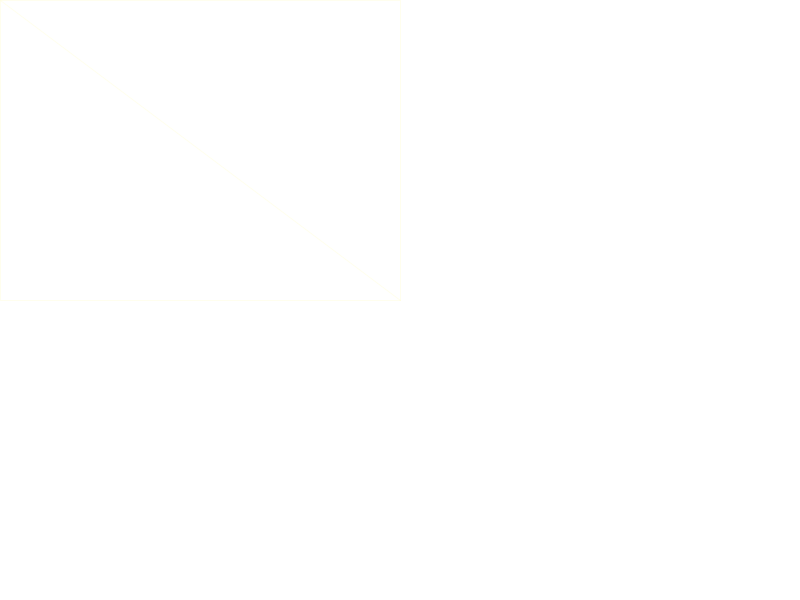
Frame 1 (no input)
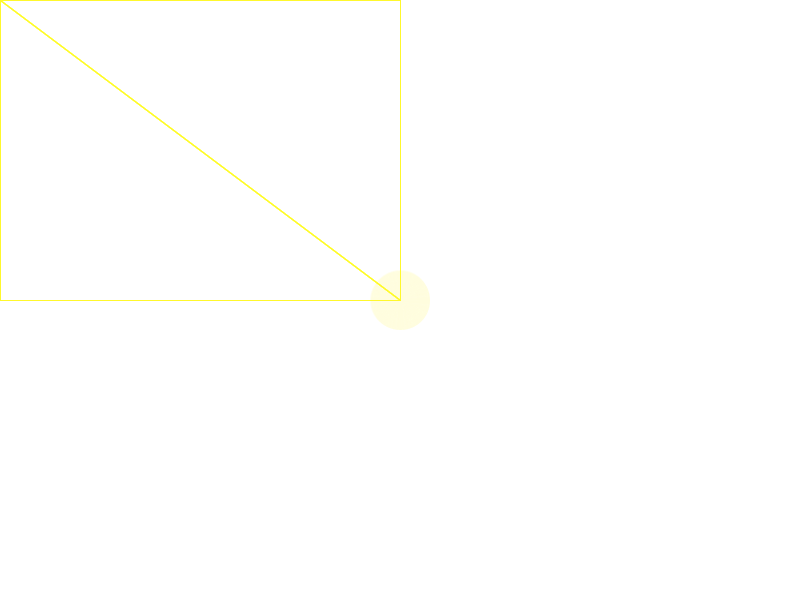
Frame 60 (the mouse pressed at the canvas centre just before this capture)
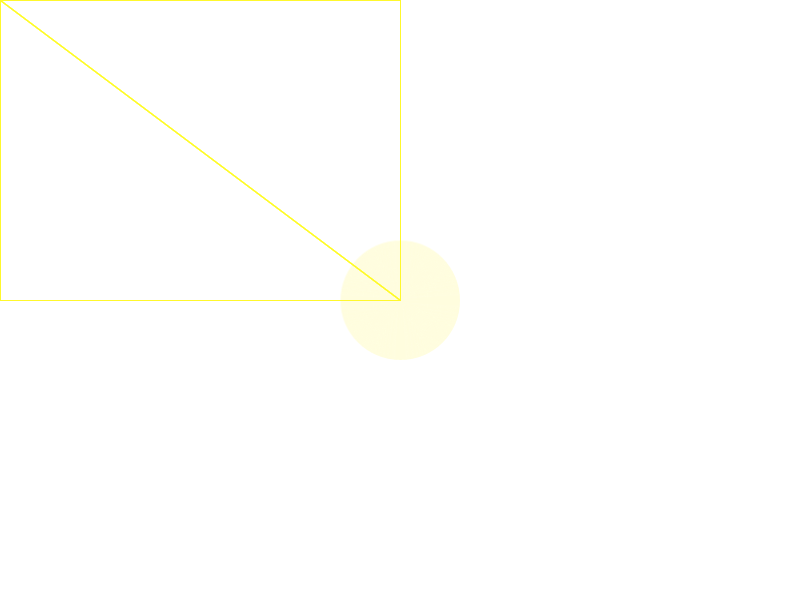
Frame 120 (the mouse held since frame 60 and released just before this capture)

The Processing sketch that drew these frames (run headless with seeded random() and noise(); from frame 60 on, the mouse is pressed at the canvas centre):

// Processing sketch: sketch_210415d
// ── sketch_210415d.pde
//global variables
int centerX;
int centerY;
int r;
int diameter; //円の直径

//setup()
void setup(){
  size(800, 600);
  smooth();
  noFill();
  background(255);
  centerX = width/2;
  centerY = height/2;
  r = 10;
}

//draw()
void draw(){
  
if(mouseX > width/2 && mouseY < height/2){ //マウスが半分より右だったらblue 第1象限
  stroke(100,210,255,30);//blue
  strokeWeight(1);
  line(centerX, centerY, mouseX, mouseY);
  rect(mouseX, mouseY,centerX, centerY);
 }else if(mouseX < width/2 && mouseY < height/2){ //マウスが半分より左だったらyellow 第2象限
  stroke(255,240,40,20);//yellow
  strokeWeight(1);
  line(centerX, centerY, mouseX, mouseY);
  rect(mouseX, mouseY,centerX, centerY); 
 } else if(mouseX < width/2 && mouseY > height/2){ //マウスが半分より上だったらpurple 第3象限
  stroke(164,60,255,20); //purple
  strokeWeight(1);
  line(centerX, centerY, mouseX, mouseY);
  rect(mouseX, mouseY,centerX, centerY);
 }else if(mouseX > width/2 && mouseY > height/2){ //第４象限
  stroke(235,20,0,10); //red　第３象限は赤にしたかった
  strokeWeight(1);
  line(centerX, centerY, mouseX, mouseY);
  rect(mouseX, mouseY,centerX, centerY);
 }

//中心から円が大きくなる　色は上記のマウス位置による
  ellipse(width/2, height/2, diameter, diameter);
  diameter +=1;
  println(mouseX, mouseY);
  

} 
